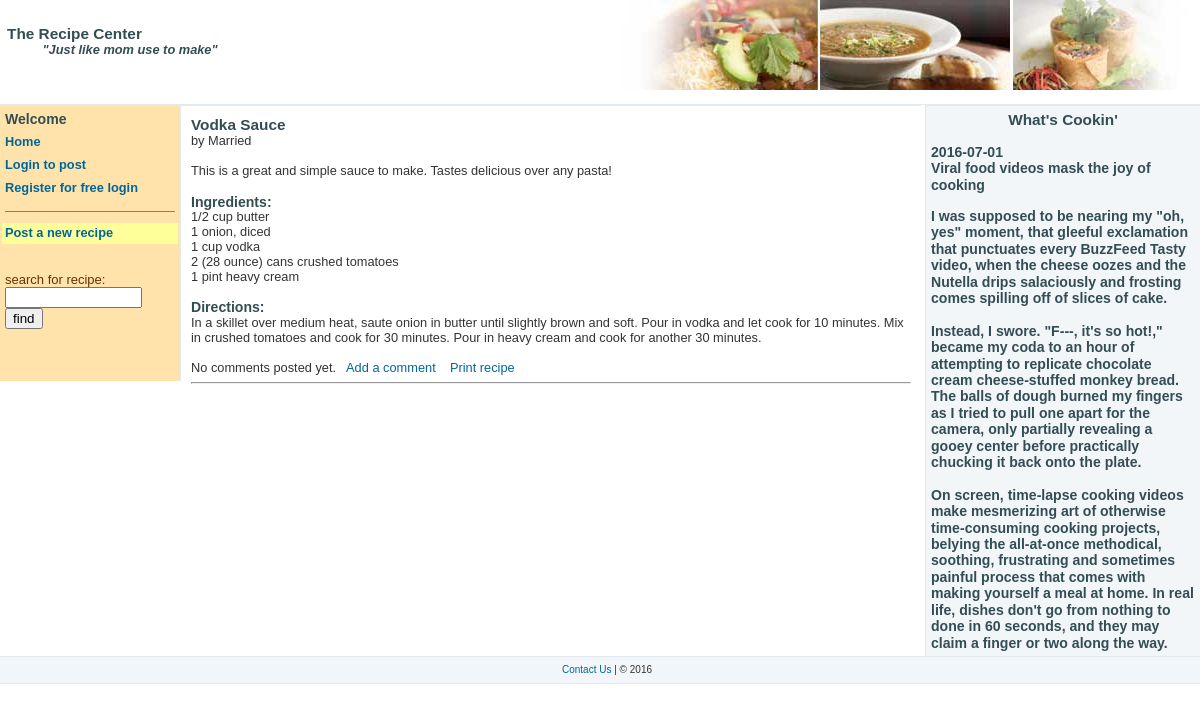
The page /index.php?content=showrecipe&id=1 on the database its author committed.
### tables this page shows
CREATE TABLE IF NOT EXISTS `recipes` (
  `recipeid` int(11) NOT NULL AUTO_INCREMENT,
  `title` varchar(50) NOT NULL,
  `poster` varchar(15) NOT NULL,
  `shortdesc` varchar(100) NOT NULL,
  `ingredients` text NOT NULL,
  `directions` text NOT NULL,
  PRIMARY KEY (`recipeid`)
);

CREATE TABLE IF NOT EXISTS `news` (
  `date` date NOT NULL,
  `title` varchar(50) NOT NULL,
  `article` text NOT NULL
);

### showrecipe.inc.php (the view, shortened to what this page needs)
<?php
$recipeid = $_GET['id'];
$query = "SELECT title,poster,shortdesc,ingredients,directions from recipes where recipeid = $recipeid";
$result = mysql_query($query) or die('Sorry, could not find recipe requested');
$row = mysql_fetch_array($result, MYSQL_ASSOC) or die('No records retrieved');
$title = $row['title'];
$poster = $row['poster'];
$shortdesc = $row['shortdesc'];
$ingredients = $row['ingredients'];
$directions = $row['directions'];
$ingredients = nl2br($ingredients);
$directions = nl2br($directions);
echo "<h2>$title</h2>\n";
echo "by $poster <br><br>\n";
echo "$shortdesc<br><br>\n";
echo "<h3>Ingredients:</h3>\n";
echo "$ingredients<br><br>\n";
echo "<h3>Directions:</h3>\n";
echo "$directions";
echo "<br><br>\n";
$query = "SELECT count(commentid) from comments where recipeid = $recipeid";
$result = mysql_query($query);
$row=mysql_fetch_array($result);
if ($row[0] == 0)
{
   echo "No comments posted yet.&nbsp;&nbsp;\n";
   echo "<a href=\"index.php?content=newcomment&id=$recipeid\">Add a comment</a>\n";
   echo "&nbsp;&nbsp;&nbsp;<a href=\"print.php?id=$recipeid\" target=\"_blank\">Print recipe</a>\n";
   echo "<hr>\n";
}
?>

### index.php (shortened to what this page needs)
<!DOCTYPE html PUBLIC "-//W3C//DTD XHTML 1.0 Transitional//EN" "http://www.w3.org/TR/xhtml1/DTD/xhtml1-transitional.dtd">
<html xmlns="http://www.w3.org/1999/xhtml">
<head>
<link rel="stylesheet" type="text/css" href="mystyle.css" />
</head>
<body>
<div id="header">
     <?php include("header.inc.php"); ?>
</div>
<div id="content">
  <div id="nav">
       <?php include("nav.inc.php"); ?>
  </div>
  <div id="main">
         <?php
                 if (!isset($_REQUEST['content']))
                     include("main.inc.php");
                 else
                 {
                     $content = $_REQUEST['content'];
                     $nextpage = $content . ".inc.php";
                     include($nextpage);
                 }
                ?>
  </div>
  <div id="news">
         <?php include("news.inc.php"); ?>
  </div>
</div>
<div id="footer">
       <?php include("footer.inc.php"); ?>
</div>
</body>
</html>

### header.inc.php
<h1><br>
  The Recipe Center</h1>
<h4><em> &nbsp;&nbsp;&nbsp;&nbsp;&nbsp;&nbsp;&nbsp;&nbsp;&nbsp;&nbsp;"Just like mom use to make"</em></h4>

### nav.inc.php (shortened to what this page needs)
<table width="100%" cellpadding="3">
  <tr>
    <td><h3>Welcome</h3></td>
  </tr>
  <tr>
    <td><a href="index.php"><strong>Home</strong></a></td>
  </tr>
  <tr>
    <td><a href="index.php?content=login"><strong>Login to post</strong></a></td>
  </tr>
  <tr>
    <td><a href="index.php?content=register"><strong>Register for free login</strong></a></td>
  </tr>
  <tr>
    <td><hr size="1" noshade="noshade" /></td>
  </tr>
  <tr>
    <td bgcolor="#FFFF99"><a href="index.php?content=newrecipe"><strong>Post a new recipe</strong></a></td>
  </tr>
  <tr>
    <td>&nbsp;</td>
  </tr>
  <tr>
    <td>
  <form action="index.php" method="get">
    <label><font color="#663300" size="-1">search for recipe:</font> </label>
      <input name="searchFor" type="text" size="14" />
      <input name="goButton" type="submit" value="find" />
  </form>  </td>
  </tr>
</table>

### news.inc.php (shortened to what this page needs)
<h2 align="center">What's Cookin'</h2><br>
<?php
$query = "SELECT title,date,article from news order by date desc limit 0,2";
$result = mysql_query($query) or die('Sorry, could not get recipes at this time ');
if (mysql_num_rows($result) == 0)
{
   echo "<h3>Kitchen Closed!</h3>";
} else
{
   while($row=mysql_fetch_array($result, MYSQL_ASSOC))
   {
       $title = $row['title'];
       $date = $row['date'];
       $article = $row['article'];
       $article = nl2br($article);
       echo "<h3>$date</h3>\n";
       echo "<h3>$title</h3><br>\n";
       echo "<h3>$article</h3>\n";
   }
}
?>

### footer.inc.php
<a href="mailto:me@myhost.com"><font size="1">Contact Us</font></a><font size="1"> |  &copy; <?php echo date("Y"); ?></font>

### mystyle.css (style rules this page uses)
body { font-family: Arial,sans-serif; font-size: 80%; color: #333333; line-height: 1.166; margin: 0px; padding: 0px; }
a { color: #006699; text-decoration: none; }
a:link { color: #006699; text-decoration: none; }
h1 { font-family: Verdana,Arial,sans-serif; font-size: 120%; color: #334d55; margin: 0px; padding: 0px; }
h2 { font-family: Arial,sans-serif; font-size: 120%; color: #334d55; margin: 0px; padding: 0px; }
h3 { font-family: Arial,sans-serif; font-size: 110%; color: #334d55; margin: 0px; padding: 0px; }
h4 { font-family: Arial,sans-serif; font-size: 100%; color: #334d55; margin: 0px; padding: 0px; }
#header { padding: 7px; border-bottom: 1px solid #E2EAEF; height: 90px; width: 100%; background-image: url(images/banner.jpg); background-repeat: no-repeat; background-position: top right; }
#nav { padding: 5px border-bottom: 1px solid #E2EAEF; border-top: 1px solid #E2EAEF; border-right: 1px solid #E2EAEF; background-color: #FFE3AA; float: left; width: 15%; min-height: 275px; }
#main { padding: 10px; border-top: 1px solid #E2EAEF; float: left; width: 60%; }
#news { padding: 5px; border-top: 1px solid #E2EAEF; border-left: 1px solid #E2EAEF; background-color: #f3f6f8; float: right; width: 22%; min-height: 275px; }
#footer { clear: both; text-align: center; padding: 7px; border-bottom: 1px solid #E2EAEF; border-top: 1px solid #E2EAEF; background-color: #f3f6f8; width: 100%; }

### rows shown on the page
recipes: title "Vodka Sauce", poster "Married", shortdesc "This is a great and simple sauce to make. Tastes delicious over any pasta!", ingredients "1/2 cup butter 1 onion, diced 1 cup vodka 2 (28 ounce) cans crushed tomatoes 1 pint heavy cream", directions "In a skillet over medium heat, saute onion in butter until slightly brown and soft. Pour in vodka and let cook for 10 minutes. Mix in crushed tomatoes and cook for 30 minutes. Pour in heavy cream and cook for another 30 minutes."
news: date "2016-07-01", title "Viral food videos mask the joy of cooking", article "I was supposed to be nearing my \"oh, yes\" moment, that gleeful exclamation that punctuates every BuzzFeed Tasty video, when the cheese oozes and the Nutella drips salaciously and frosting comes spilling off of slices of cake. Instead, I swore. \"F---, it's so hot!,\" became my coda to an hour of attempting to replicate chocolate cream cheese-stuffed monkey bread. The balls of dough burned my fingers as I tried to pull one apart for the camera, only partially revealing a gooey center before practically chucking it back onto the plate. On screen, time-lapse cooking videos make mesmerizing art of otherwise time-consuming cooking projects, belying the all-at-once methodical, soothing, frustrating…"
